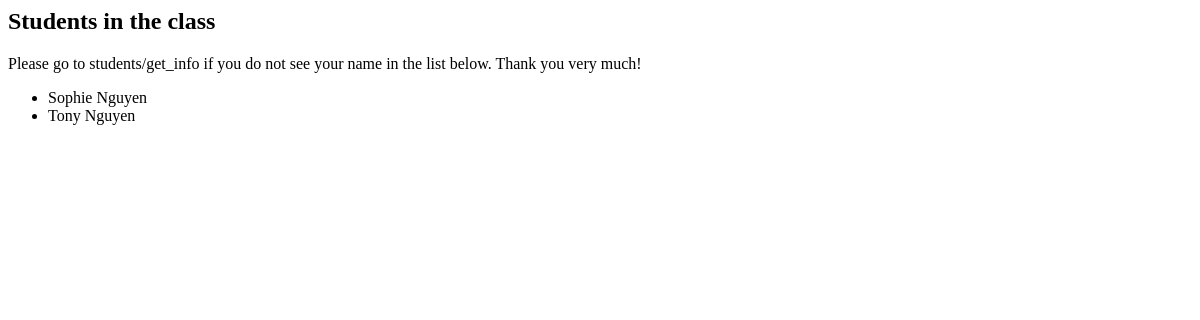
/students/, run on an earlier commit of the app's database.
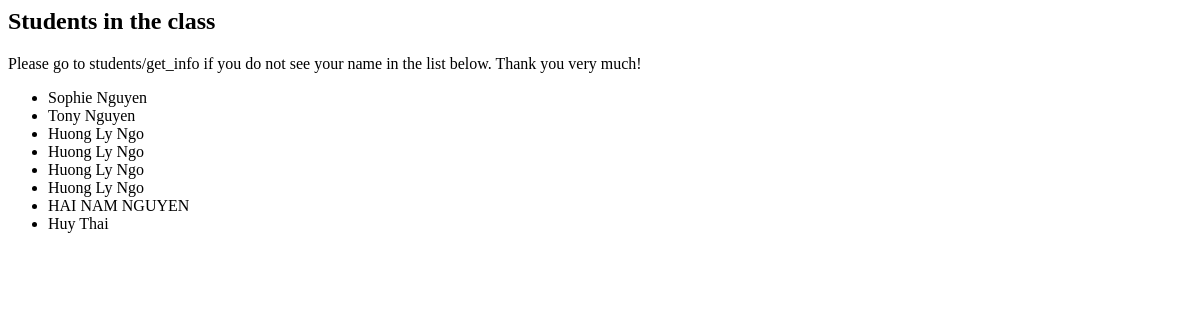
And on a later commit of the database.
### students/models.py (models this page shows)
class studentsinformation(models.Model):
    Name=models.CharField(max_length=100)
    Emails=models.CharField(max_length=100)
    Address=models.CharField(max_length=100)
    Parents_name=models.CharField(max_length=100)
    Parents_emails=models.CharField(max_length=100)
    Phone=models.CharField(max_length=100)

### students/views.py (the view)
# urls.py: path('', views.index, name='index'),
def index(request):
    students=studentsinformation.objects.all()
    context={'students': students}
    return render(request,'students/for.html', context)

### students/templates/students/for.html
{% block content %}
<h2>Students in the class</h2>
<p>Please go to students/get_info if you do not see your name in the list below. Thank you very much!</p>
<ul>
{% for student in students %}
    <li>{{ student.Name }}</li>
{% endfor %}
</ul>
{% endblock %}

What changed in the data, as far as the page shows it:
added studentsinformation: Name "Huong Ly Ngo"
added studentsinformation: Name "Huong Ly Ngo"
added studentsinformation: Name "Huong Ly Ngo"
added studentsinformation: Name "Huong Ly Ngo"
added studentsinformation: Name "HAI NAM NGUYEN"
added studentsinformation: Name "Huy Thai"
